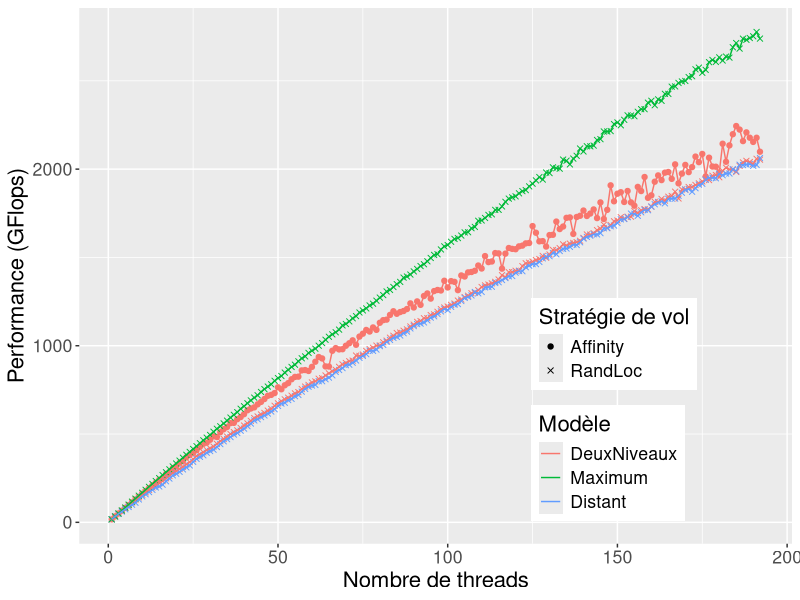
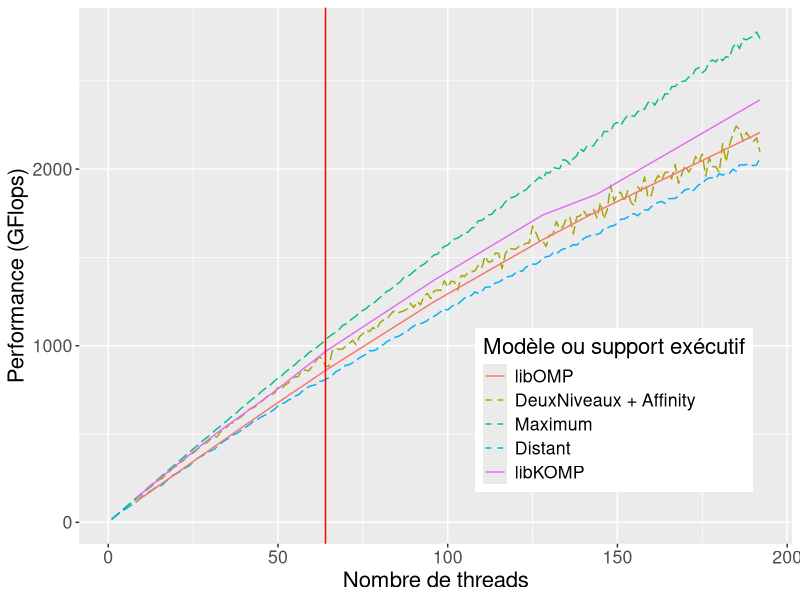
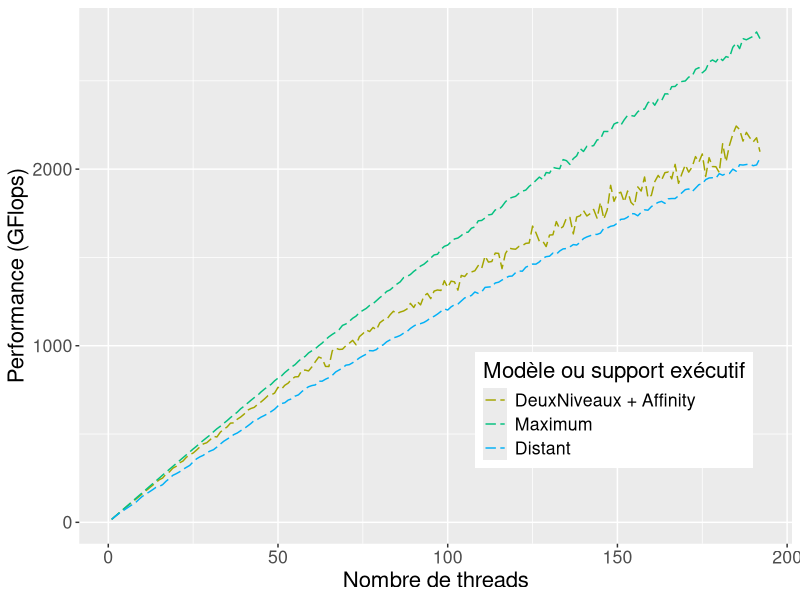
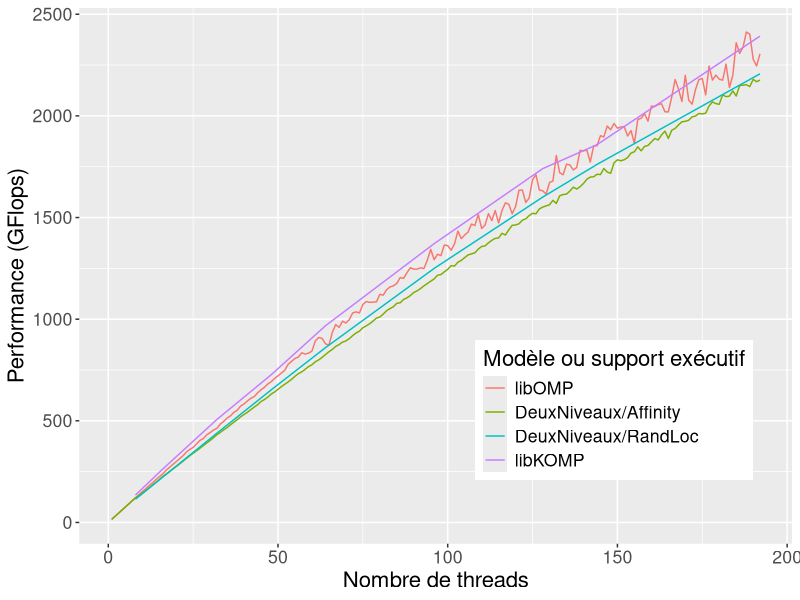
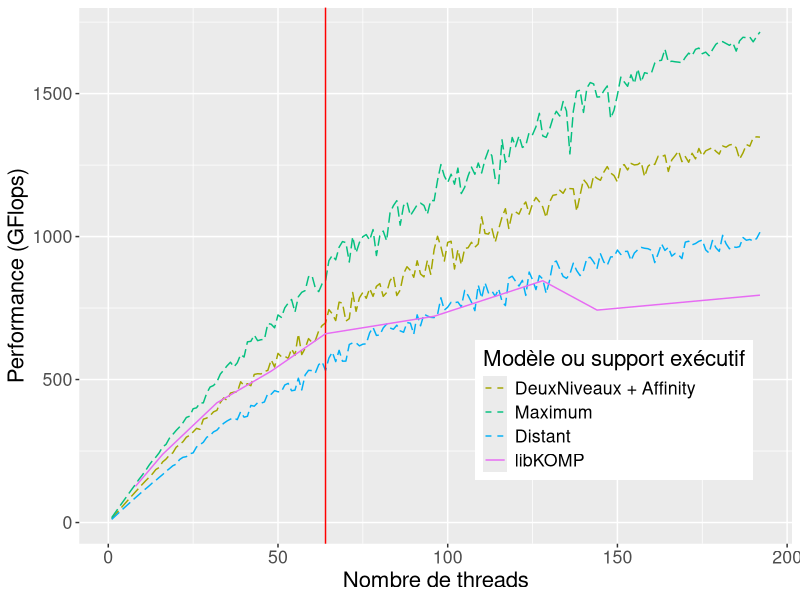
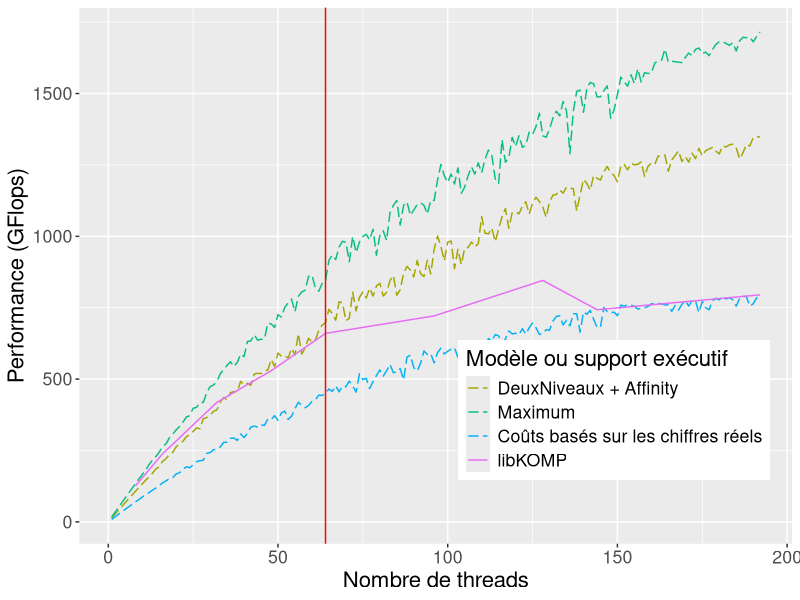
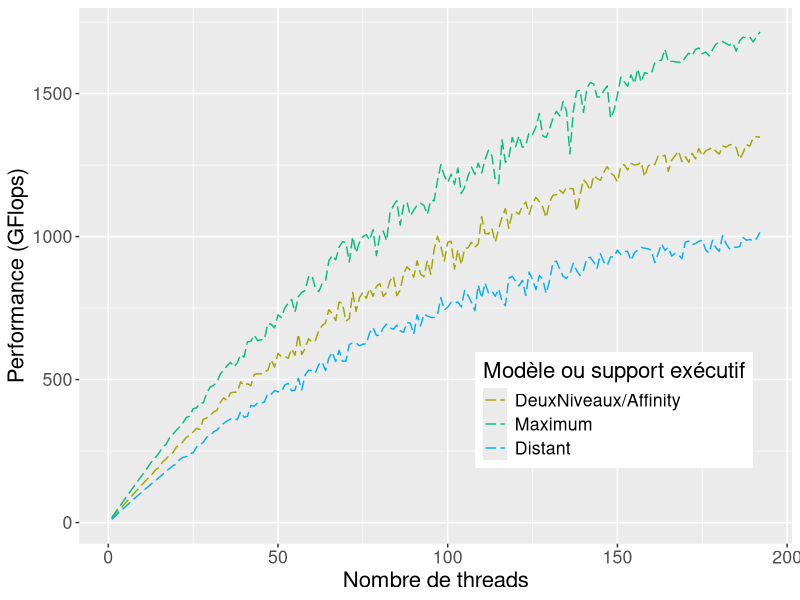
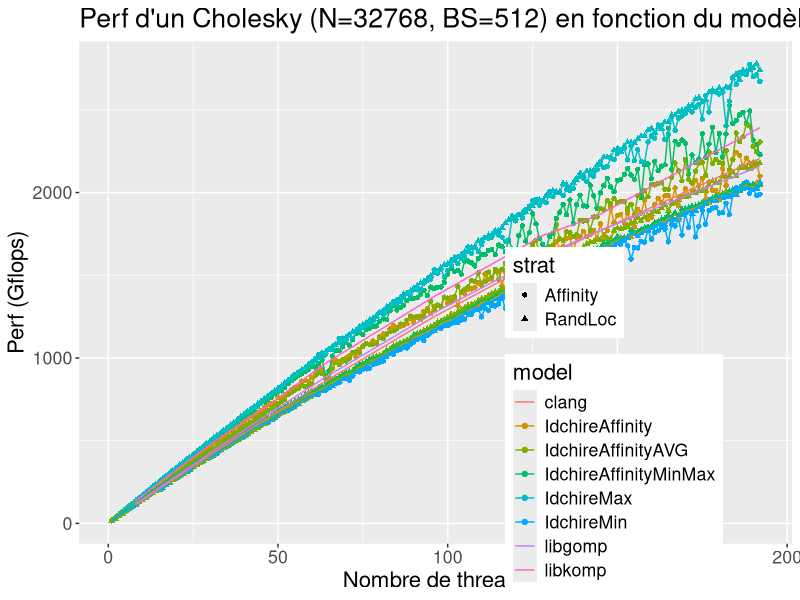

These figures' R source, in order:
library(ggplot2)

df = read.table("./all_data_simulateur.dat", header=TRUE)
df_8k = subset(df, size==8192)
df = subset(df, size==32768)
df_runtime = read.table("../kastors/all_data.dat", header=TRUE)
df_runtime_8k = subset(df_runtime, size == 8192 & blocksize == 256 & program == "dpotrf_taskdep")
df_runtime = subset(df_runtime, size == 32768 & blocksize == 512 & program == "dpotrf_taskdep")

df_steals = read.table("./all_data_steal_count.dat", header=TRUE)

pdf("simu_min_max_affinity_idchire.pdf", width = 10, height=6)

df_simu_min = subset(df, (model == "IdchireMin" & strat == "RandLoc")
                     | (model == "IdchireMax" & strat == "RandLoc")
                     | model == "IdchireAffinity")

myplot = ggplot(df_simu_min, aes(x=threads, y = gflops))
myplot = myplot + geom_point(aes(colour=model, shape=strat, group=interaction(model,strat)))
myplot = myplot + geom_line(aes(colour=model, group=interaction(model, strat)))
myplot = myplot + guides(colour = guide_legend(override.aes = list(shape = NA)))
#myplot = myplot + expand_limits(y=0)
myplot = myplot + theme(legend.position=c(0.75, 0.25), text = element_text(size=16))
myplot = myplot + scale_colour_discrete(name="Modèle", labels=c("DeuxNiveaux", "Maximum", "Distant"))
myplot = myplot + scale_shape_manual(name="Stratégie de vol", values=c(19, 4))
#myplot = myplot + ggtitle("P d'un Cholesky (N=32768, BS=512) en fonction du modèle et strat.")
myplot = myplot + ylab("Performance (GFlops)")
myplot = myplot + xlab("Nombre de threads")

print(myplot)
dev.off()

pdf("simu_affinity_runtime_idchire.pdf", width = 10, height=6)

df_affinity = subset(df, (model == "IdchireAffinity" & strat == "Affinity")
                     | (model == "IdchireMin" & strat == "RandLoc")
                     | (model == "IdchireMax" & strat == "RandLoc"))

myplot = ggplot(df_affinity, aes(x=threads, y = gflops))
#myplot = myplot + geom_point(aes(colour=model, shape=strat, group=interaction(model,strat)))
myplot = myplot + geom_line(aes(colour=model, group=interaction(model, strat)), linetype = "longdash")
myplot = myplot + geom_line(data=subset(df_runtime, runtime=="clang" | runtime=="libkomp"), aes(colour=runtime))
myplot = myplot + geom_vline(mapping = NULL, data = NULL, xintercept = 64, color="red")
#myplot = myplot + expand_limits(y=0)
myplot = myplot + theme(legend.position=c(0.75, 0.25), text = element_text(size=16))
myplot = myplot + scale_colour_manual(
                    name="Modèle ou support exécutif", labels=c("libOMP", "DeuxNiveaux + Affinity", "Maximum", "Distant", "libKOMP"),
                    values=c("#f8766d", "#a3a500", "#04c07f", "#01b0f6", "#e76bf3"),
                    guide = guide_legend(override.aes = list(linetype = c("solid", "dashed", "dashed", "dashed", "solid")))
                  )
#myplot = myplot + scale_shape_manual(name="Stratégie de vol", values=c(19, 4))
#myplot = myplot + ggtitle("P d'un Cholesky (N=32768, BS=512) en fonction du modèle et strat.")
myplot = myplot + ylab("Performance (GFlops)")
myplot = myplot + xlab("Nombre de threads")

print(myplot)
dev.off()

pdf("simu_affinity_runtime_idchire_0.pdf", width = 10, height=6)

df_affinity = subset(df, (model == "IdchireAffinity" & strat == "Affinity")
                     | (model == "IdchireMin" & strat == "RandLoc")
                     | (model == "IdchireMax" & strat == "RandLoc"))

myplot = ggplot(df_affinity, aes(x=threads, y = gflops))
#myplot = myplot + geom_point(aes(colour=model, shape=strat, group=interaction(model,strat)))
myplot = myplot + geom_line(aes(colour=model, group=interaction(model, strat)), linetype = "longdash")
myplot = myplot + guides(colour = guide_legend(override.aes = list(shape = NA)))
#myplot = myplot + expand_limits(y=0)
myplot = myplot + theme(legend.position=c(0.75, 0.25), text = element_text(size=16))
myplot = myplot + scale_colour_manual(name="Modèle ou support exécutif", labels=c("DeuxNiveaux + Affinity", "Maximum", "Distant"), values=c("#a3a500", "#04c07f", "#01b0f6"))
#myplot = myplot + scale_shape_manual(name="Stratégie de vol", values=c(19, 4))
#myplot = myplot + ggtitle("P d'un Cholesky (N=32768, BS=512) en fonction du modèle et strat.")
myplot = myplot + ylab("Performance (GFlops)")
myplot = myplot + xlab("Nombre de threads")

print(myplot)
dev.off()

pdf("simu_affinity_avg_runtime_idchire.pdf", width = 10, height=6)

df_affinity_avg = subset(df, (model == "IdchireAffinityAVG"))

myplot = ggplot(df_affinity_avg, aes(x=threads, y = gflops))
#myplot = myplot + geom_point(aes(colour=model, shape=strat, group=interaction(model,strat)))
myplot = myplot + geom_line(aes(colour=interaction(model, strat), group=interaction(model, strat)))
myplot = myplot + geom_line(data=subset(df_runtime, runtime=="clang" | runtime=="libkomp"), aes(colour=runtime))
#myplot = myplot + geom_ribbon(data=subset(df_runtime, runtime=="clang" | runtime=="libkomp"), aes(colour=runtime, ymin=gflops-(2*std/iterations), ymax=gflops+(2*std/iterations)))
myplot = myplot + guides(colour = guide_legend(override.aes = list(shape = NA)), fill=guide_legend(override.aes=list(linetype=0, shape='')))
#myplot = myplot + expand_limits(y=0)
myplot = myplot + theme(legend.position=c(0.75, 0.25), text = element_text(size=16))
myplot = myplot + scale_colour_discrete(name="Modèle ou support exécutif", labels=c("libOMP", "DeuxNiveaux/Affinity", "DeuxNiveaux/RandLoc", "libKOMP"))
#myplot = myplot + scale_fill_manual(name="")
#myplot = myplot + scale_shape_manual(name="Stratégie de vol", values=c(19, 4))
#myplot = myplot + ggtitle("P d'un Cholesky (N=32768, BS=512) en fonction du modèle et strat.")
myplot = myplot + ylab("Performance (GFlops)")
myplot = myplot + xlab("Nombre de threads")

print(myplot)
dev.off()

pdf("simu_affinity_8k_runtime_idchire.pdf", width = 10, height=6)

df_affinity_avg = subset(df_8k, ((model == "IdchireAffinityAVG" & strat == "Affinity") | model == "IdchireMin" | model == "IdchireMax"))

myplot = ggplot(df_affinity_avg, aes(x=threads, y = gflops))
#myplot = myplot + geom_point(aes(colour=model, shape=strat, group=interaction(model,strat)))
myplot = myplot + geom_line(aes(colour=interaction(model, strat), group=interaction(model, strat)), linetype="longdash")
myplot = myplot + geom_vline(mapping = NULL, data = NULL, xintercept = 64, color="red")
myplot = myplot + geom_line(data=subset(df_runtime_8k, runtime=="libkomp"), aes(colour=runtime))
#myplot = myplot + expand_limits(y=0)
myplot = myplot + theme(legend.position=c(0.75, 0.25), text = element_text(size=16))
myplot = myplot + scale_colour_manual(
                    name="Modèle ou support exécutif", labels=c("DeuxNiveaux + Affinity", "Maximum", "Distant", "libKOMP"),
                    values=c("#a3a500", "#04c07f", "#01b0f6", "#e76bf3"),
                    guide = guide_legend(override.aes = list(linetype = c("dashed", "dashed", "dashed", "solid")))
                  )
#myplot = myplot + scale_shape_manual(name="Stratégie de vol", values=c(19, 4))
#myplot = myplot + ggtitle("P d'un Cholesky (N=32768, BS=512) en fonction du modèle et strat.")
myplot = myplot + ylab("Performance (GFlops)")
myplot = myplot + xlab("Nombre de threads")

print(myplot)
dev.off()

pdf("simu_affinity_8k_runtime_idchire_ajuste.pdf", width = 10, height=6)

df_affinity_avg = subset(df_8k, ((model == "IdchireAffinityAVG" & strat == "Affinity") | model == "IdchireMax" | model == "IdchireTmp"))
#df_affinity_avg = subset(df_8k, ((model == "IdchireAffinityAVG" & strat == "Affinity") | model == "IdchireMin" | model == "IdchireMax"))

myplot = ggplot(df_affinity_avg, aes(x=threads, y = gflops))
#myplot = myplot + geom_point(aes(colour=model, shape=strat, group=interaction(model,strat)))
myplot = myplot + geom_line(aes(colour=interaction(model, strat), group=interaction(model, strat)), linetype="longdash")
myplot = myplot + geom_line(data=subset(df_runtime_8k, runtime=="libkomp"), aes(colour=runtime))
myplot = myplot + geom_vline(mapping = NULL, data = NULL, xintercept = 64, color="red")
myplot = myplot + guides(colour = guide_legend(override.aes = list(shape = NA)))
#myplot = myplot + expand_limits(y=0)
myplot = myplot + theme(legend.position=c(0.75, 0.25), text = element_text(size=16))
#myplot = myplot + scale_colour_discrete(name="Modèle ou support exécutif")
myplot = myplot + scale_colour_manual(
                    name="Modèle ou support exécutif", labels=c("DeuxNiveaux + Affinity", "Maximum", "Coûts basés sur les chiffres réels", "libKOMP"),
                    values=c("#a3a500", "#04c07f", "#01b0f6", "#e76bf3"),
                    guide = guide_legend(override.aes = list(linetype = c("dashed", "dashed", "dashed", "solid")))
                  )
#myplot = myplot + scale_shape_manual(name="Stratégie de vol", values=c(19, 4))
#myplot = myplot + ggtitle("P d'un Cholesky (N=32768, BS=512) en fonction du modèle et strat.")
myplot = myplot + ylab("Performance (GFlops)")
myplot = myplot + xlab("Nombre de threads")

print(myplot)
dev.off()

pdf("simu_affinity_8k_runtime_idchire_0.pdf", width = 10, height=6)

#df_affinity_avg = subset(df_8k, (model == "IdchireAffinityAVG" | model == "IdchireMin" | model == "IdchireMax" | model == "IdchireTmp"))
df_affinity_avg = subset(df_8k, ((model == "IdchireAffinityAVG" & strat == "Affinity") | model == "IdchireMin" | model == "IdchireMax"))

myplot = ggplot(df_affinity_avg, aes(x=threads, y = gflops))
#myplot = myplot + geom_point(aes(colour=model, shape=strat, group=interaction(model,strat)))
myplot = myplot + geom_line(aes(colour=interaction(model, strat), group=interaction(model, strat)), linetype="longdash")
#myplot = myplot + geom_line(data=subset(df_runtime_8k, runtime=="clang" | runtime=="libkomp"), aes(colour=runtime))
myplot = myplot + guides(colour = guide_legend(override.aes = list(shape = NA)))
#myplot = myplot + expand_limits(y=0)
myplot = myplot + theme(legend.position=c(0.75, 0.25), text = element_text(size=16))
myplot = myplot + scale_colour_manual(name="Modèle ou support exécutif", labels=c("DeuxNiveaux/Affinity", "Maximum", "Distant"), values=c("#a3a500", "#04c07f", "#01b0f6"))
#myplot = myplot + scale_shape_manual(name="Stratégie de vol", values=c(19, 4))
#myplot = myplot + ggtitle("P d'un Cholesky (N=32768, BS=512) en fonction du modèle et strat.")
myplot = myplot + ylab("Performance (GFlops)")
myplot = myplot + xlab("Nombre de threads")

print(myplot)
dev.off()

pdf("simu_all_models_idchire.pdf", width = 10, height=6)

myplot = ggplot(df, aes(x=threads, y = gflops))
myplot = myplot + geom_point(aes(colour=model, shape=strat, group=interaction(model,strat)))
myplot = myplot + geom_line(aes(colour=model, group=interaction(model, strat)))
myplot = myplot + geom_line(data=df_runtime, aes(colour=runtime))
#myplot = myplot + expand_limits(y=0)
myplot = myplot + theme(legend.position=c(0.75, 0.25), text = element_text(size=16))
myplot = myplot + ggtitle("Perf d'un Cholesky (N=32768, BS=512) en fonction du modèle et strat.")
myplot = myplot + ylab("Perf (Gflops)")
myplot = myplot + xlab("Nombre de threads")

print(myplot)
dev.off()

pdf("simu_steal_visits_idchire.pdf", width = 10, height=6)

df_steals=subset(df_steals, strat=="Affinity")

myplot = ggplot(df_steals, aes(x=threads, y = steals_per_task))
#myplot = myplot + geom_point(aes(colour=factor(size)))
myplot = myplot + geom_line(aes(colour=factor(size)))
#myplot = myplot + geom_line(aes(colour=factor(size), y=visits_per_task/180))
#myplot = myplot + geom_line(data=df_runtime, aes(colour=runtime))
#myplot = myplot + expand_limits(y=0)
myplot = myplot + theme(legend.position=c(0.25, 0.75), text = element_text(size=16))
#myplot = myplot + ggtitle("Visites par tache")
myplot = myplot + scale_colour_discrete(name="Tailles : Matrice x Bloc", labels=c("8192x256", "32768x512"))
myplot = myplot + ylab("Requêtes de vol par tâche")
myplot = myplot + xlab("Nombre de threads")

print(myplot)
dev.off()
